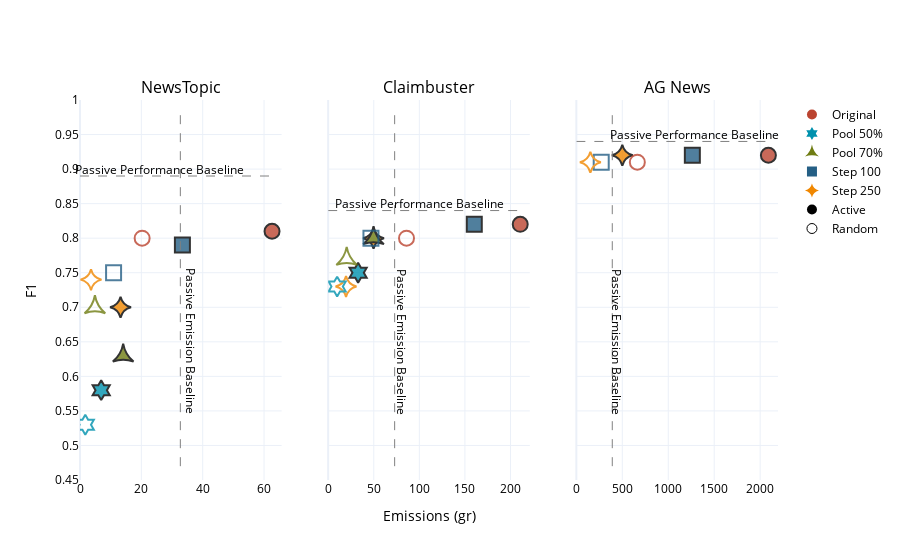

The cell this chart's notebook holds for it:
### Code cell
def param_tuning(path:str = 'PATH/ParamTweaking.csv'):
       colors = ['#BB4430','#255F85', '#F08700','#0091AD', '#6F7C12']
       shapes = ['circle', 'square', 'star-diamond', 'hexagram', 'star-triangle-up']
       params = ['Original','Step 100', 'Step 250', 'Pool 50%', 'Pool 70%']
       param_dict = {orig:modi for orig, modi in zip(['Step50', 'Step100', 'Step250', 'Pool50', 'Pool70'], params)}
       color_dct = {param:color for param, color in zip(params, colors)}
       shape_dct = {param:shape for param, shape in zip(params, shapes)}
       df = pd.read_csv(path)
       df.Parameter = df.Parameter.apply(lambda x: param_dict[x])
       df['Color'] = df.Parameter.apply(lambda x: color_dct[x])
       df['Shape'] = df.Parameter.apply(lambda x: shape_dct[x])

       datasets = ['NewsTopic', 'Claimbuster', 'AG_News']
       fig = make_subplots(rows=1, 
                     cols=3,
                     specs=[[{}, {}, {}]],
                     subplot_titles=['NewsTopic', 'Claimbuster', 'AG News']
                     )
       fig.update_layout(template='plotly_white', font_color='black')


       for idx, dataset in enumerate(datasets):
              temp = df[df.Data == dataset]
              f1_baseline = temp.loc[:,'Baseline_F1'].to_list()[0]
              em_baseline = temp.loc[:,'Baseline_Emissions'].to_list()[0]
              em_min, em_max = temp['Emissions (gr)'].min(), temp['Emissions (gr)'].max()
              fig.add_trace(go.Scatter(x=temp['Emissions (gr)'], 
                                   y=temp['F1'],
                                   mode='markers',
                                   opacity=.8,
                                   showlegend=False,
                                   marker=dict(
                                          size = 15,
                                          line=dict(width=2, color="black"),
                                          color=temp.Color,
                                          symbol=temp.Shape)), 
                            row=1, col=idx+1)
              fig.add_trace(go.Scatter(x=temp['Random_Emissions (gr)'], 
                                   y=temp['Random_F1'],
                                   mode='markers',
                                   opacity=.8,
                                   showlegend=False,
                                   marker=dict(
                                          size = 15,
                                          line=dict(width=2, color="black"),
                                          color=temp.Color,
                                          symbol=[shape + '-open' for shape in temp.Shape])), 
                            row=1, col=idx+1)
              fig.add_shape(
                     type="line", line_color="gray", line_width=1, opacity=1, line_dash="dash",
                     x0=0, x1=em_max, y0=f1_baseline, y1=f1_baseline, xref=f'x{idx+1}', yref=f'y{idx+1}'
                     )
              fig.add_shape(
                     type="line", line_color="gray", line_width=1, opacity=1, line_dash="dash",
                     x0=em_baseline, x1=em_baseline, y0=0.47, y1=.98, xref=f'x{idx+1}', yref=f'y{idx+1}'
                     )
              fig.add_annotation(x=temp['Emissions (gr)'].mean(), y=f1_baseline+.01,
              text="Passive Performance Baseline",
              xref=f'x{idx+1}',
              yref=f'y{idx+1}',
              showarrow=False,
              textangle=0,
              align="left",
              font=dict(size=12, color="black"))
              fig.add_annotation(x=em_baseline+(em_baseline*.1), y=.65,
              text="Passive Emission Baseline",
              xref=f'x{idx+1}',
              yref=f'y{idx+1}',
              showarrow=False,
              textangle=90,
              align="left",
              font=dict(size=12, color="black"))
              
              fig.update_yaxes(range=[0.45,1],nticks=21, row=1, col=idx+1)
              fig.update_xaxes(range=[0,em_max+(em_max*.05)],nticks=5, row=1, col=idx+1)
              if idx > 0:
                     fig.update_yaxes(showticklabels=False, row=1, col=idx+1)
              
       # Add Legend
       for idx, row in df.groupby('Parameter').sample(n=1).iterrows():
              fig.add_trace(go.Scatter(
                            x=[None],
                            y=[None],
                            mode="markers",
                            name=row.Parameter,
                            marker=dict(size=10, color=row.Color, symbol=row.Shape),
                     ), row=1, col=1)
       fig.add_trace(go.Scatter(
                            x=[None],
                            y=[None],
                            mode="markers",
                            name='Active',
                            marker=dict(size=10, color='black', symbol='circle'),
                     ), row=1, col=1)
       fig.add_trace(go.Scatter(
                            x=[None],
                            y=[None],
                            mode="markers",
                            name='Random',
                            marker=dict(size=10, color='black', symbol='circle-open'),
                     ), row=1, col=1)

       fig.update_yaxes(title = 'F1', row=1, col=1)
       fig.update_xaxes(title = 'Emissions (gr)', row=1, col=2)
       pio.write_image(fig, f'PATH/PNG/Active_Params.png',scale=10, width=1080, height=650)
       pio.write_image(fig, f'PATH/SVG/Active_Params.svg',scale=10, width=1080, height=650)
       pio.write_image(fig, f'PATH/JPG/Active_Params.jpg',scale=10, width=1080, height=650)
       pio.write_image(fig, f'PATH/PDF/Active_Params.pdf',scale=10, width=1080, height=650)
       fig.write_html(f"PATH/HTML/Active_Params.html")
       fig.show()
param_tuning()

### Figure 1 — Plotly figure (JSON) as saved in the notebook; plotly's stock layout.template omitted (floating-point values rounded to 4 significant figures)
{"data": [{"marker": {"color": ["#BB4430", "#255F85", "#F08700", "#0091AD", "#6F7C12"], "line": {"color": "black", "width": 2}, "size": 15, "symbol": ["circle", "square", "star-diamond", "hexagram", "star-triangle-up"]}, "mode": "markers", "opacity": 0.8, "showlegend": false, "type": "scatter", "x": [62.61, 33.38, 13.22, 6.907, 14.08], "xaxis": "x", "y": [0.81, 0.79, 0.7, 0.58, 0.63], "yaxis": "y"}, {"marker": {"color": ["#BB4430", "#255F85", "#F08700", "#0091AD", "#6F7C12"], "line": {"color": "black", "width": 2}, "size": 15, "symbol": ["circle-open", "square-open", "star-diamond-open", "hexagram-open", "star-triangle-up-open"]}, "mode": "markers", "opacity": 0.8, "showlegend": false, "type": "scatter", "x": [20.26, 10.95, 3.593, 1.725, 4.864], "xaxis": "x", "y": [0.8, 0.75, 0.74, 0.53, 0.7], "yaxis": "y"}, {"marker": {"color": ["#BB4430", "#255F85", "#F08700", "#0091AD", "#6F7C12"], "line": {"color": "black", "width": 2}, "size": 15, "symbol": ["circle", "square", "star-diamond", "hexagram", "star-triangle-up"]}, "mode": "markers", "opacity": 0.8, "showlegend": false, "type": "scatter", "x": [210.7, 160.3, 49.76, 32.85, 49.76], "xaxis": "x2", "y": [0.82, 0.82, 0.8, 0.75, 0.8], "yaxis": "y2"}, {"marker": {"color": ["#BB4430", "#255F85", "#F08700", "#0091AD", "#6F7C12"], "line": {"color": "black", "width": 2}, "size": 15, "symbol": ["circle-open", "square-open", "star-diamond-open", "hexagram-open", "star-triangle-up-open"]}, "mode": "markers", "opacity": 0.8, "showlegend": false, "type": "scatter", "x": [85.93, 46.91, 19.59, 9.837, 20.31], "xaxis": "x2", "y": [0.8, 0.8, 0.73, 0.73, 0.77], "yaxis": "y2"}, {"marker": {"color": ["#BB4430", "#255F85", "#F08700"], "line": {"color": "black", "width": 2}, "size": 15, "symbol": ["circle", "square", "star-diamond"]}, "mode": "markers", "opacity": 0.8, "showlegend": false, "type": "scatter", "x": [2090.0, 1262.0, 500.0], "xaxis": "x3", "y": [0.92, 0.92, 0.92], "yaxis": "y3"}, {"marker": {"color": ["#BB4430", "#255F85", "#F08700"], "line": {"color": "black", "width": 2}, "size": 15, "symbol": ["circle-open", "square-open", "star-diamond-open"]}, "mode": "markers", "opacity": 0.8, "showlegend": false, "type": "scatter", "x": [663.5, 270.6, 152.5], "xaxis": "x3", "y": [0.91, 0.91, 0.91], "yaxis": "y3"}, {"marker": {"color": "#BB4430", "size": 10, "symbol": "circle"}, "mode": "markers", "name": "Original", "type": "scatter", "x": [null], "xaxis": "x", "y": [null], "yaxis": "y"}, {"marker": {"color": "#0091AD", "size": 10, "symbol": "hexagram"}, "mode": "markers", "name": "Pool 50%", "type": "scatter", "x": [null], "xaxis": "x", "y": [null], "yaxis": "y"}, {"marker": {"color": "#6F7C12", "size": 10, "symbol": "star-triangle-up"}, "mode": "markers", "name": "Pool 70%", "type": "scatter", "x": [null], "xaxis": "x", "y": [null], "yaxis": "y"}, {"marker": {"color": "#255F85", "size": 10, "symbol": "square"}, "mode": "markers", "name": "Step 100", "type": "scatter", "x": [null], "xaxis": "x", "y": [null], "yaxis": "y"}, {"marker": {"color": "#F08700", "size": 10, "symbol": "star-diamond"}, "mode": "markers", "name": "Step 250", "type": "scatter", "x": [null], "xaxis": "x", "y": [null], "yaxis": "y"}, {"marker": {"color": "black", "size": 10, "symbol": "circle"}, "mode": "markers", "name": "Active", "type": "scatter", "x": [null], "xaxis": "x", "y": [null], "yaxis": "y"}, {"marker": {"color": "black", "size": 10, "symbol": "circle-open"}, "mode": "markers", "name": "Random", "type": "scatter", "x": [null], "xaxis": "x", "y": [null], "yaxis": "y"}], "layout": {"annotations": [{"font": {"size": 16}, "showarrow": false, "text": "NewsTopic", "x": 0.1444, "xanchor": "center", "xref": "paper", "y": 1, "yanchor": "bottom", "yref": "paper"}, {"font": {"size": 16}, "showarrow": false, "text": "Claimbuster", "x": 0.5, "xanchor": "center", "xref": "paper", "y": 1, "yanchor": "bottom", "yref": "paper"}, {"font": {"size": 16}, "showarrow": false, "text": "AG News", "x": 0.8556, "xanchor": "center", "xref": "paper", "y": 1, "yanchor": "bottom", "yref": "paper"}, {"align": "left", "font": {"color": "black", "size": 12}, "showarrow": false, "text": "Passive Performance Baseline", "textangle": 0, "x": 26.04, "xref": "x", "y": 0.9, "yref": "y"}, {"align": "left", "font": {"color": "black", "size": 12}, "showarrow": false, "text": "Passive Emission Baseline", "textangle": 90, "x": 35.98, "xref": "x", "y": 0.65, "yref": "y"}, {"align": "left", "font": {"color": "black", "size": 12}, "showarrow": false, "text": "Passive Performance Baseline", "textangle": 0, "x": 100.7, "xref": "x2", "y": 0.85, "yref": "y2"}, {"align": "left", "font": {"color": "black", "size": 12}, "showarrow": false, "text": "Passive Emission Baseline", "textangle": 90, "x": 80.21, "xref": "x2", "y": 0.65, "yref": "y2"}, {"align": "left", "font": {"color": "black", "size": 12}, "showarrow": false, "text": "Passive Performance Baseline", "textangle": 0, "x": 1284.0, "xref": "x3", "y": 0.95, "yref": "y3"}, {"align": "left", "font": {"color": "black", "size": 12}, "showarrow": false, "text": "Passive Emission Baseline", "textangle": 90, "x": 429.9, "xref": "x3", "y": 0.65, "yref": "y3"}], "font": {"color": "black"}, "shapes": [{"line": {"color": "gray", "dash": "dash", "width": 1}, "opacity": 1, "type": "line", "x0": 0, "x1": 62.61, "xref": "x", "y0": 0.89, "y1": 0.89, "yref": "y"}, {"line": {"color": "gray", "dash": "dash", "width": 1}, "opacity": 1, "type": "line", "x0": 32.71, "x1": 32.71, "xref": "x", "y0": 0.47, "y1": 0.98, "yref": "y"}, {"line": {"color": "gray", "dash": "dash", "width": 1}, "opacity": 1, "type": "line", "x0": 0, "x1": 210.7, "xref": "x2", "y0": 0.84, "y1": 0.84, "yref": "y2"}, {"line": {"color": "gray", "dash": "dash", "width": 1}, "opacity": 1, "type": "line", "x0": 72.92, "x1": 72.92, "xref": "x2", "y0": 0.47, "y1": 0.98, "yref": "y2"}, {"line": {"color": "gray", "dash": "dash", "width": 1}, "opacity": 1, "type": "line", "x0": 0, "x1": 2090.0, "xref": "x3", "y0": 0.94, "y1": 0.94, "yref": "y3"}, {"line": {"color": "gray", "dash": "dash", "width": 1}, "opacity": 1, "type": "line", "x0": 390.8, "x1": 390.8, "xref": "x3", "y0": 0.47, "y1": 0.98, "yref": "y3"}], "xaxis": {"anchor": "y", "domain": [0, 0.2889], "nticks": 5, "range": [0, 65.74]}, "xaxis2": {"anchor": "y2", "domain": [0.3556, 0.6444], "nticks": 5, "range": [0, 221.2], "title": {"text": "Emissions (gr)"}}, "xaxis3": {"anchor": "y3", "domain": [0.7111, 1], "nticks": 5, "range": [0, 2194.0]}, "yaxis": {"anchor": "x", "domain": [0, 1], "nticks": 21, "range": [0.45, 1], "title": {"text": "F1"}}, "yaxis2": {"anchor": "x2", "domain": [0, 1], "nticks": 21, "range": [0.45, 1], "showticklabels": false}, "yaxis3": {"anchor": "x3", "domain": [0, 1], "nticks": 21, "range": [0.45, 1], "showticklabels": false}}}
